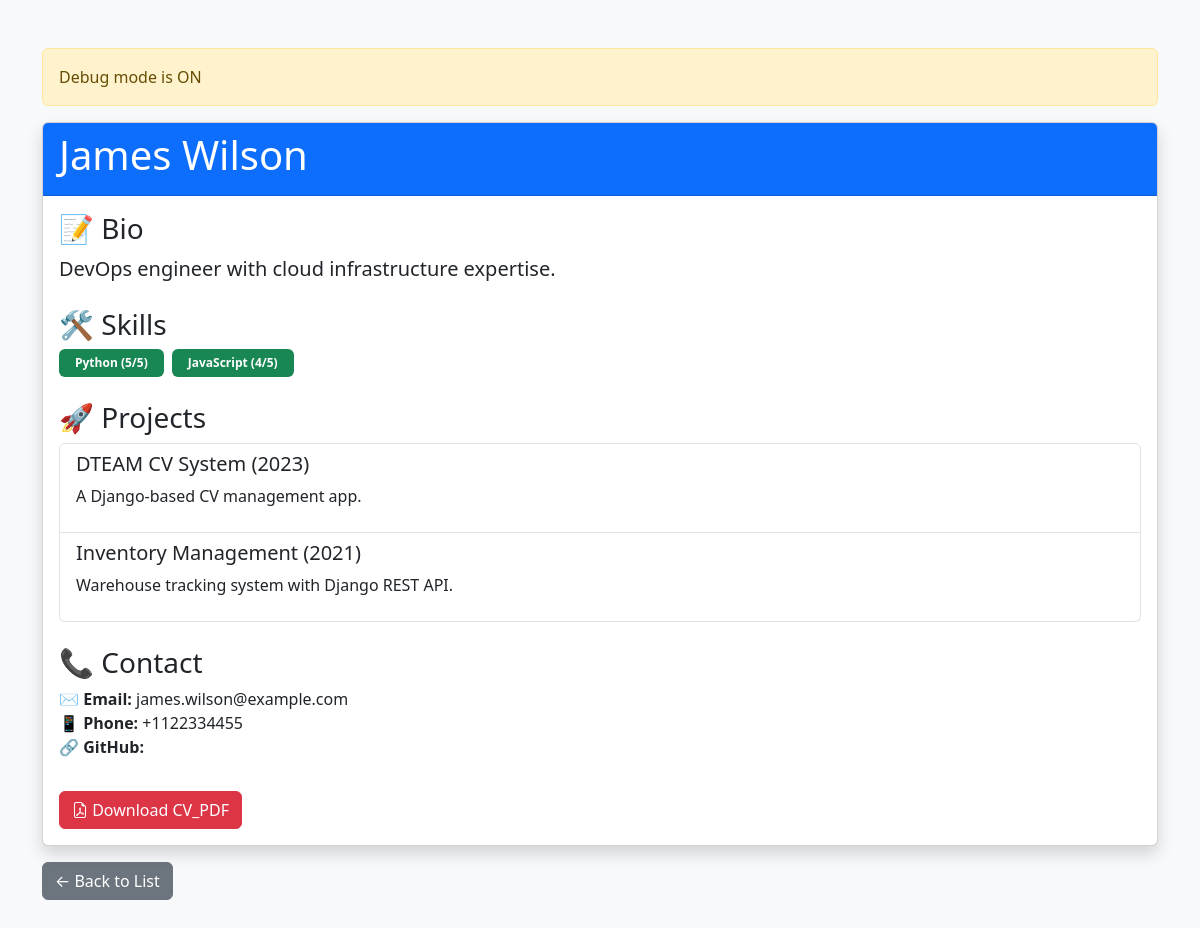
Screenshot of /3/ with the database file from the repository.
### main/models.py (models this page shows, shortened)
class CV(models.Model):
    first_name = models.CharField(max_length=100)
    last_name = models.CharField(max_length=100)
    bio = models.TextField()
    skills = models.ManyToManyField(Skill, blank=True)
    projects = models.ManyToManyField(Project, blank=True)
    contacts = models.JSONField(default=dict)  # Stores email, phone, LinkedIn, etc.
    created_at = models.DateTimeField(auto_now_add=True, null=True)
    updated_at = models.DateTimeField(auto_now=True, null=True)

class Skill(models.Model):
    name = models.CharField(max_length=100)
    proficiency = models.PositiveSmallIntegerField(default=1)

class Project(models.Model):
    title = models.CharField(max_length=200)
    description = models.TextField()
    year = models.PositiveSmallIntegerField()

### main/views.py (the view)
# urls.py: path('<int:pk>/', views.cv_detail, name='cv_detail'),
def cv_detail(request, pk):
    cv = get_object_or_404(CV.objects.prefetch_related('skills', 'projects'), pk=pk)
    return render(request, 'main/cv_detail.html', {'cv': cv})

### main/context_processors.py (called while the page is built)
def settings_context(request):
    safe_settings = {
        'DEBUG': settings.DEBUG,
        'LANGUAGE_CODE': settings.LANGUAGE_CODE,
        'TIME_ZONE': settings.TIME_ZONE,
        'INSTALLED_APPS': settings.INSTALLED_APPS,
        'DATABASES': {
            'default': {
                'ENGINE': settings.DATABASES['default']['ENGINE'],
                'NAME': settings.DATABASES['default']['NAME'],
            }
        }
    }
    return {'settings': safe_settings}

### main/templates/main/cv_detail.html (shortened to what this page needs)
<!DOCTYPE html>
<html lang="en">
<head>
  <link href="https://cdn.jsdelivr.net/npm/bootstrap@5.3.0/dist/css/bootstrap.min.css" rel="stylesheet">
  <link rel="stylesheet" href="https://cdn.jsdelivr.net/npm/bootstrap-icons@1.10.0/font/bootstrap-icons.css">
</head>
<body class="bg-light">
  <div class="container py-5">
    {% if settings.DEBUG %}
    <div class="alert alert-warning">
      Debug mode is ON
    </div>
    {% endif %}
    <div class="card shadow">
      <div class="card-header bg-primary text-white">
        <h1>{{ cv.first_name }} {{ cv.last_name }}</h1>
      </div>
      <div class="card-body">
        <section class="mb-4">
          <h3>📝 Bio</h3>
          <p class="lead">{{ cv.bio }}</p>
        </section>
        <section class="mb-4">
          <h3>🛠️ Skills</h3>
          <div class="d-flex flex-wrap gap-2">
            {% for skill in cv.skills.all %}
            <span class="badge bg-success py-2 px-3">
              {{ skill.name }} ({{ skill.proficiency }}/5)
            </span>
            {% endfor %}
          </div>
        </section>
        <section class="mb-4">
          <h3>🚀 Projects</h3>
          <div class="list-group">
            {% for project in cv.projects.all %}
            <div class="list-group-item">
              <h5>{{ project.title }} ({{ project.year }})</h5>
              <p>{{ project.description }}</p>
            </div>
            {% endfor %}
          </div>
        </section>
        <section>
          <h3>📞 Contact</h3>
          <ul class="list-unstyled">
            <li>✉️ <strong>Email:</strong> {{ cv.contacts.email }}</li>
            <li>📱 <strong>Phone:</strong> {{ cv.contacts.phone }}</li>
            <li>🔗 <strong>GitHub:</strong> {{ cv.contacts.github }}</li>
          </ul>
        </section>
        <section>
          <a href="{% url 'main:cv_pdf' cv.id %}" class="btn btn-danger mt-3">
            <i class="bi bi-file-earmark-pdf"></i> Download CV_PDF
          </a>
        </section>
      </div>
    </div>
    <a href="/" class="btn btn-secondary mt-3">← Back to List</a>
  </div>
</body>
</html>

### rows the page displays
CV: first_name "James", last_name "Wilson", bio "DevOps engineer with cloud infrastructure expertise.", contacts.email "james.wilson@example.com", contacts.phone "+1122334455"
Skill: name "Python", proficiency "5"
Skill: name "JavaScript", proficiency "4"
Project: title "DTEAM CV System", year "2023", description "A Django-based CV management app."
Project: title "Inventory Management", year "2021", description "Warehouse tracking system with Django REST API."
